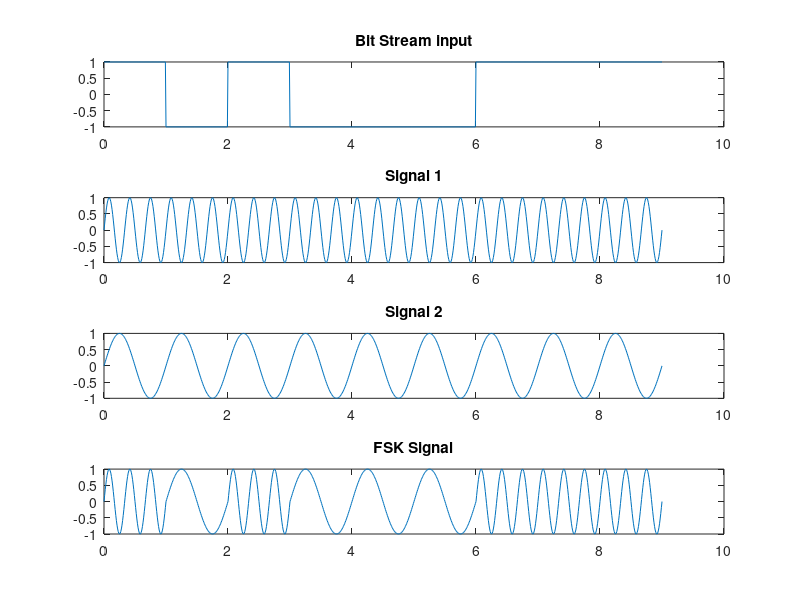

This figure's MATLAB source:
% Frequency Shift Keying

%b = input('Enter the Bit stream \n ');
b = [1 0 1 0 0 0 1 1 1]

n = length(b);
t = 0:.01:n;

x = 1:1:(n+1)*100;

for i = 1:n
    if (b(i) == 0)
        b_p(i) = -1;
    else
        b_p(i) = 1;
    end
    
    for j = i: 0.1: i+1
        bw(x(i*100:(i+1)*100)) = b_p(i);
    end
end

bw = bw(100:end);
wo = 2*(2*pi*t);
W = 1*(2*pi*t);

sinHt = sin(wo+W);
sinLt = sin(wo-W);

st = sin(wo+(bw).*W);

subplot(4,1,1)
plot(t,bw)
title('Bit Stream input')

subplot(4,1,2)
plot(t,sinHt)
title('Signal 1')

subplot(4,1,3)
plot(t,sinLt)
title('Signal 2')

subplot(4,1,4)
plot(t,st)
title('FSK Signal')
